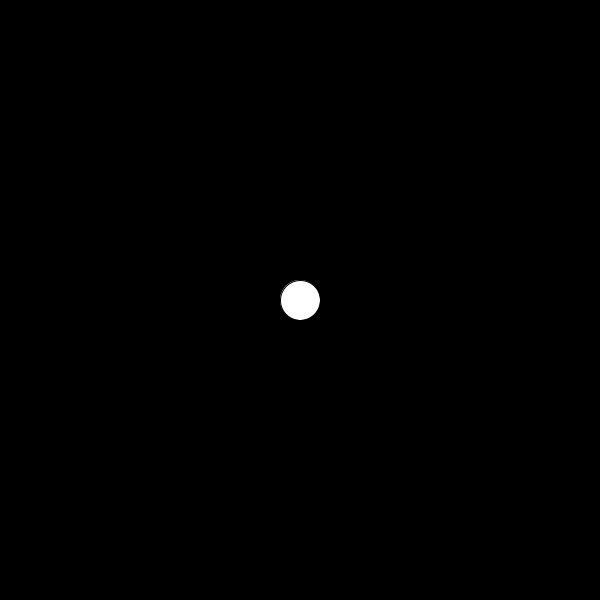
Frame 1 (no input)
Frame 60 (the mouse pressed at the canvas centre just before this capture): identical to frame 1, image omitted
Frame 120 (the mouse held since frame 60 and released just before this capture): identical to frame 1, image omitted

The Processing sketch that drew this single still picture (run headless with seeded random() and noise(); from frame 60 on, the mouse is pressed at the canvas centre):

// Processing sketch: processing_111913
// ── processing_111913.pde

int xPos = 0;
int yPos = 0;

void setup(){
  size (600,600); 
  xPos = width/2;
  yPos = height/2;
}

void draw(){
  background(0);
  
  fill(255);

 ellipse(xPos,yPos,40,40);


}


void keyPressed(){
   
   if(keyCode==UP){
    yPos-=2;
   }
   if(keyCode==DOWN){
    yPos+=2;
   }
   if(keyCode==LEFT){
    xPos-=2;
   }
   if(keyCode==RIGHT){
    xPos+=2;
    }
   
 }
